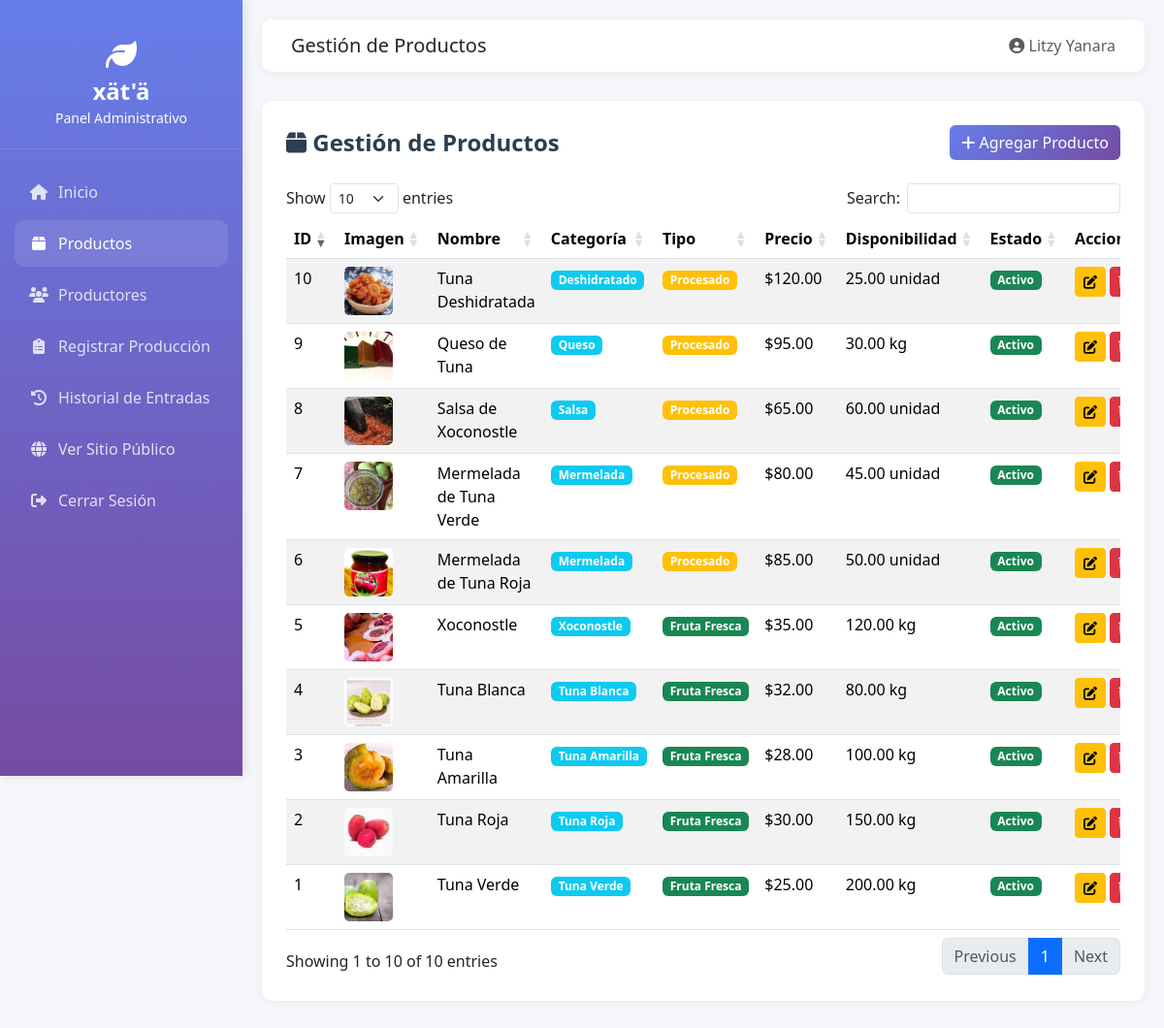
Screenshot of /admin/productos_crud.php (signed in) with the database file from the repository.
### tables this page shows
CREATE TABLE `productos` (
  `id` int(11) NOT NULL,
  `nombre` varchar(100) NOT NULL,
  `descripcion` text DEFAULT NULL,
  `tipo` enum('fruta_fresca','procesado') NOT NULL,
  `categoria` varchar(50) NOT NULL COMMENT 'tuna_verde, tuna_roja, tuna_amarilla, tuna_bonda, xoconostle, mermelada, salsa, dulce, deshidratado',
  `precio` decimal(10,2) NOT NULL,
  `disponibilidad` decimal(10,2) NOT NULL,
  `unidad_medida` enum('kg','piezas','unidad') NOT NULL,
  `imagen` varchar(255) DEFAULT NULL,
  `fecha_creacion` timestamp NOT NULL DEFAULT current_timestamp(),
  `fecha_actualizacion` timestamp NOT NULL DEFAULT current_timestamp() ON UPDATE current_timestamp(),
  `activo` tinyint(1) DEFAULT 1
);

### admin/productos_crud.php (the view, shortened to what this page needs)
<?php
require_once '../includes/conexion.php';
$query = "SELECT * FROM productos ORDER BY id DESC";
$resultado = $conn->query($query);
include '../includes/header.php';
?>
<div class="content-card">
    <div class="d-flex justify-content-between align-items-center mb-4">
        <h1 class="page-title mb-0">
            <i class="fas fa-box"></i> Gestión de Productos
        </h1>
        <a href="agregar_producto.php" class="btn btn-primary">
            <i class="fas fa-plus"></i> Agregar Producto
        </a>
    </div>
    <div class="table-responsive">
        <table id="tablaProductos" class="table table-striped table-hover">
            <thead>
                <tr>
                    <th>ID</th>
                    <th>Imagen</th>
                    <th>Nombre</th>
                    <th>Categoría</th>
                    <th>Tipo</th>
                    <th>Precio</th>
                    <th>Disponibilidad</th>
                    <th>Estado</th>
                    <th>Acciones</th>
                </tr>
            </thead>
            <tbody>
                <?php while ($producto = $resultado->fetch_assoc()): ?>
                    <tr>
                        <td><?php echo $producto['id']; ?></td>
                        <td>
                            <?php if (!empty($producto['imagen'])): ?>
                                <img src="../img/productos/<?php echo htmlspecialchars($producto['imagen']); ?>"
                                     alt="<?php echo htmlspecialchars($producto['nombre']); ?>"
                                     style="width: 50px; height: 50px; object-fit: cover; border-radius: 5px;">
                            <?php else: ?>
                                <div style="width: 50px; height: 50px; background: #e0e0e0; border-radius: 5px; display: flex; align-items: center; justify-content: center;">
                                    <i class="fas fa-image text-muted"></i>
                                </div>
                            <?php endif; ?>
                        </td>
                        <td><?php echo htmlspecialchars($producto['nombre']); ?></td>
                        <td>
                            <span class="badge bg-info">
                                <?php echo ucwords(str_replace('_', ' ', $producto['categoria'])); ?>
                            </span>
                        </td>
                        <td>
                            <?php if ($producto['tipo'] === 'fruta_fresca'): ?>
                                <span class="badge bg-success">Fruta Fresca</span>
                            <?php else: ?>
                                <span class="badge bg-warning">Procesado</span>
                            <?php endif; ?>
                        </td>
                        <td>$<?php echo number_format($producto['precio'], 2); ?></td>
                        <td>
                            <?php
                            echo number_format($producto['disponibilidad'], 2);
                            echo ' ' . $producto['unidad_medida'];
                            ?>
                        </td>
                        <td>
                            <?php if ($producto['activo'] == 1): ?>
                                <span class="badge bg-success">Activo</span>
                            <?php else: ?>
                                <span class="badge bg-danger">Inactivo</span>
                            <?php endif; ?>
                        </td>
                        <td>
                            <a href="editar_producto.php?id=<?php echo $producto['id']; ?>"
                               class="btn btn-sm btn-warning"
                               title="Editar">
                                <i class="fas fa-edit"></i>
                            </a>
                            <a href="eliminar_producto.php?id=<?php echo $producto['id']; ?>"
                               class="btn btn-sm btn-danger"
                               onclick="return confirm('¿Está seguro de eliminar este producto?');"
                               title="Eliminar">
                            </a>
                        </td>
                    </tr>
                <?php endwhile; ?>
            </tbody>
        </table>
    </div>
</div>
<?php include '../includes/footer.php'; ?>

### includes/header.php (style rules this page uses)
:root { --primary-color: #667eea; --secondary-color: #764ba2; --sidebar-width: 250px; }
body { font-family: 'Segoe UI', Tahoma, Geneva, Verdana, sans-serif; background-color: #f5f6fa; }
.content-card { background: white; border-radius: 10px; padding: 25px; box-shadow: 0 2px 10px rgba(0, 0, 0, 0.05); margin-bottom: 20px; }
.page-title { font-size: 24px; font-weight: 600; color: #2c3e50; margin-bottom: 10px; }
.btn-primary { background: linear-gradient(135deg, var(--primary-color) 0%, var(--secondary-color) 100%); border: none; }
.table thead { background: linear-gradient(135deg, var(--primary-color) 0%, var(--secondary-color) 100%); color: white; }

### rows the page displays
productos: id "10", imagen (picture), nombre "Tuna Deshidratada", categoria "Deshidratado", tipo "Procesado", precio "120.00", disponibilidad "25.00", unidad_medida "unidad", activo "Activo"
productos: id "9", imagen (picture), nombre "Queso de Tuna", categoria "Queso", tipo "Procesado", precio "95.00", disponibilidad "30.00", unidad_medida "kg", activo "Activo"
productos: id "8", imagen (picture), nombre "Salsa de Xoconostle", categoria "Salsa", tipo "Procesado", precio "65.00", disponibilidad "60.00", unidad_medida "unidad", activo "Activo"
productos: id "7", imagen (picture), nombre "Mermelada de Tuna Verde", categoria "Mermelada", tipo "Procesado", precio "80.00", disponibilidad "45.00", unidad_medida "unidad", activo "Activo"
productos: id "6", imagen (picture), nombre "Mermelada de Tuna Roja", categoria "Mermelada", tipo "Procesado", precio "85.00", disponibilidad "50.00", unidad_medida "unidad", activo "Activo"
productos: id "5", imagen (picture), nombre "Xoconostle", categoria "Xoconostle", tipo "Fruta Fresca", precio "35.00", disponibilidad "120.00", unidad_medida "kg", activo "Activo"
productos: id "4", imagen (picture), nombre "Tuna Blanca", categoria "Tuna Blanca", tipo "Fruta Fresca", precio "32.00", disponibilidad "80.00", unidad_medida "kg", activo "Activo"
productos: id "3", imagen (picture), nombre "Tuna Amarilla", categoria "Tuna Amarilla", tipo "Fruta Fresca", precio "28.00", disponibilidad "100.00", unidad_medida "kg", activo "Activo"
productos: id "2", imagen (picture), nombre "Tuna Roja", categoria "Tuna Roja", tipo "Fruta Fresca", precio "30.00", disponibilidad "150.00", unidad_medida "kg", activo "Activo"
productos: id "1", imagen (picture), nombre "Tuna Verde", categoria "Tuna Verde", tipo "Fruta Fresca", precio "25.00", disponibilidad "200.00", unidad_medida "kg", activo "Activo"

### other values shown
$titulo_pagina "Gestión de Productos"
obtenerNombreUsuario() "Litzy Yanara"
